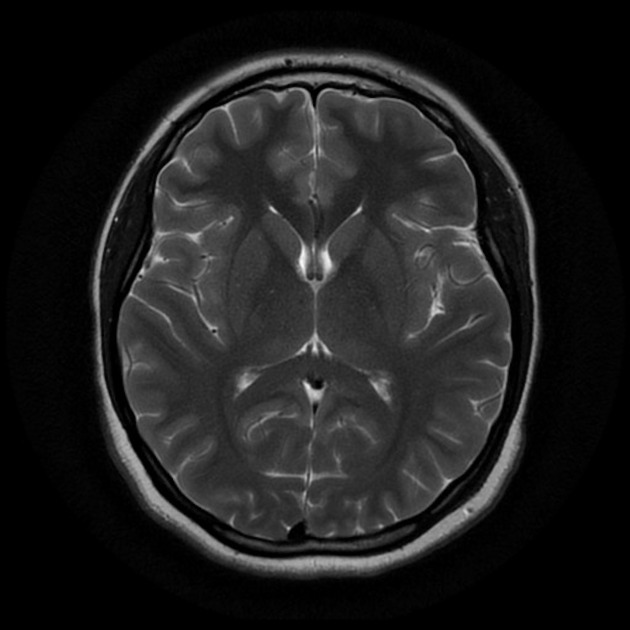
#> input picture brain_tumor_dataset/no/1 no.jpeg, 630 x 630 px, found by its file name; its folder holds 4 pictures in this run
$ jupyter execute --allow-errors 'Brain Tumor Detection.ipynb'   (shell and % lines are left out)
#> lines starting #> are read from the running program, lines starting #| are printed output that depends on the picture; after the words box and inside, x2 and y2 are one past the last pixel; in counts of white or black regions, pixels touching at a corner belong together; pictures that were not available may be replaced by others from this repository, and a replacement may not be noted
[cell 1]
from google.colab import drive
drive.mount('/content/drive')

[cell 2]
import warnings
warnings.filterwarnings('ignore')
import numpy as np
import matplotlib.pyplot as plt
import os
import math
import shutil
import glob
import cv2
import imutils
import seaborn as sns
from sklearn.utils import shuffle
from keras.preprocessing.image import ImageDataGenerator
from keras_preprocessing.image import load_img
from keras.layers import Conv2D, MaxPool2D, Dropout, Flatten, Dense, BatchNormalization, GlobalAveragePooling2D
from keras.models import Model, Sequential
from sklearn.metrics import accuracy_score, confusion_matrix
import keras

## **Data Loading**

[cell 3]
#Unzip data

[cell 4]
#Count images in the two folders: yes (Tumor) and no (Healthey)
root =  '/content/brain_tumor_dataset'
dict_img = {}
for dir in os.listdir(root):
  dict_img[dir] = len(os.listdir(os.path.join(root, dir)))
dict_img

So we have 155 Brain MRI images with a tumor and 98 healthey ones.

[cell 5]
#Plot some MRI images
plt.figure(figsize=(10, 10))
plt.subplot(2, 2, 1)
plt.imshow(load_img(os.path.join('yes', os.listdir('yes')[0])))
#> (this line was passed over: keras_preprocessing is not available in this run)
plt.title('yes')
plt.subplot(2, 2, 2)
#> (the rest of this cell did not finish here and is left out)

## **Image Augmentation**

As much as our training set contains more data, the model's accuracy will improve. Data augmentation is a technique used to increase the amount of data by adding slightly modified copies of already existing data.

[cell 6]
#Define a function for image augmentation
def augment_data(file_dir, n_generated_samples, save_to_dir):
    data_gen = ImageDataGenerator(rotation_range=10,
                                  width_shift_range=0.1,
                                  height_shift_range=0.1,
                                  shear_range=0.1,
                                  brightness_range=(0.3, 1.0),
                                  horizontal_flip=True,
                                  vertical_flip=True,
                                  fill_mode='nearest',
                                  rescale= 1/255
                                 )

    for filename in os.listdir(file_dir):
        image = cv2.imread(file_dir + '/' + filename)
        # reshape the image
        image = image.reshape((1,)+image.shape)
        save_prefix = 'aug_' + filename[:-4]
        i=0
        for batch in data_gen.flow(x=image, batch_size=1, save_to_dir=save_to_dir,save_prefix=save_prefix, save_format='jpg'):
                i += 1
                if i > n_generated_samples:
                    break

[cell 7]
#Create augmented images folders
#L = ['aug_train', 'aug_test', 'aug_val']
name = 'aug_data'
if not os.path.exists("./"+name):
  os.mkdir("./"+name)
  for dir in os.listdir(root):
    os.makedirs("./"+name+"/"+dir)
else:
  print(f"{name} Already exists")

[cell 8]
#Augment data for the examples with the label 'yes' in the training set
augment_data(file_dir='./brain_tumor_dataset/yes',n_generated_samples=8, save_to_dir='./aug_data/yes')
#> (the call stopped at in augment_data, `data_gen = ImageDataGenerator(rotation_range=10, width_shift_range=0.1..`: keras is not available in this run)
#Augment data for the examples with the label 'no' in the training set
augment_data(file_dir='./brain_tumor_dataset/no', n_generated_samples=12, save_to_dir='./aug_data/no')
#> (the call stopped at in augment_data, `data_gen = ImageDataGenerator(rotation_range=10, width_shift_range=0.1..`: keras is not available in this run)

## **Split data into train, validation and test sets**

[cell 9]
#Count images in the two folders: yes (Tumor) and no (Healthey) in the folder of augmented images
root =  '/content/aug_data'
dict_img = {}
for dir in os.listdir(root):
  dict_img[dir] = len(os.listdir(os.path.join(root, dir)))
dict_img

[cell 10]
#Define a function that creates new folders for the train, test and val sets and append random pictures to them based on the split percentage
def create_folders(name, perc):
  if not os.path.exists("./"+name):
    os.mkdir("./"+name)
    for dir in os.listdir(root):
      os.makedirs("./"+name+"/"+dir)
      for img in np.random.choice(a=os.listdir(os.path.join(root, dir)), size=(math.floor(perc*dict_img[dir])), replace=False):
        Src = os.path.join(root, dir, img)
        Dest = os.path.join("./"+name, dir)
        shutil.copy(Src, Dest)
        os.remove(Src)
  else:
    print(f"{name} Already exists")

[cell 11]
#Create the training set
create_folders('train', 0.7)

[cell 12]
#Create the test set
create_folders('test', 0.15)

[cell 13]
#Create the validation set
create_folders('val', 0.15)

[cell 14]
#Define a function that counts images in the folders: yes (Tumor) and no (Healthey)
def count_img(folder):
  dict_img = {}
  for dir in os.listdir(folder):
    dict_img[dir] = len(os.listdir(os.path.join(folder, dir)))
  return dict_img

[cell 15]
#Count images in the training set
count_img('train')

[cell 16]
#Count images in the test set
count_img('test')

[cell 17]
#Count images in the validation set
count_img('val')
#> in load_data, image is the input picture: shape (630, 630, 3); min 0, max 248, mean 29.7

[cell 18]
# [14 lines of commented-out code are left out]

[cell 19]
# #Augment data for the examples with the label 'yes' in the test set
# augment_data2(file_dir='./test/yes',n_generated_samples=8, save_to_dir='./aug_test/yes')
# #Augment data for the examples with the label 'no' in the training set
# augment_data2(file_dir='./test/no', n_generated_samples=12, save_to_dir='./aug_test/no')

[cell 20]
# #Augment data for the examples with the label 'yes' in the validation set
# augment_data2(file_dir='./val/yes',n_generated_samples=8, save_to_dir='./aug_val/yes')
# #Augment data for the examples with the label 'no' in the training set
# augment_data2(file_dir='./val/no', n_generated_samples=12, save_to_dir='./aug_val/no')

[cell 21]
# #Count images in the training set
# count_img('aug_train')

[cell 22]
# #Count images in the training set
# count_img('aug_test')

[cell 23]
# #Count images in the training set
# count_img('aug_val')

## **Image Preprocessing**

[cell 24]
#Define a function that crop tha brain contour
def crop_brain_contour(image, plot=False):

    #Convert the image to grayscale, and blur it slightly
#> called with plot = False
    gray = cv2.cvtColor(image, cv2.COLOR_BGR2GRAY)
    gray = cv2.GaussianBlur(gray, (5, 5), 0)

    thresh = cv2.threshold(gray, 45, 255, cv2.THRESH_BINARY)[1]
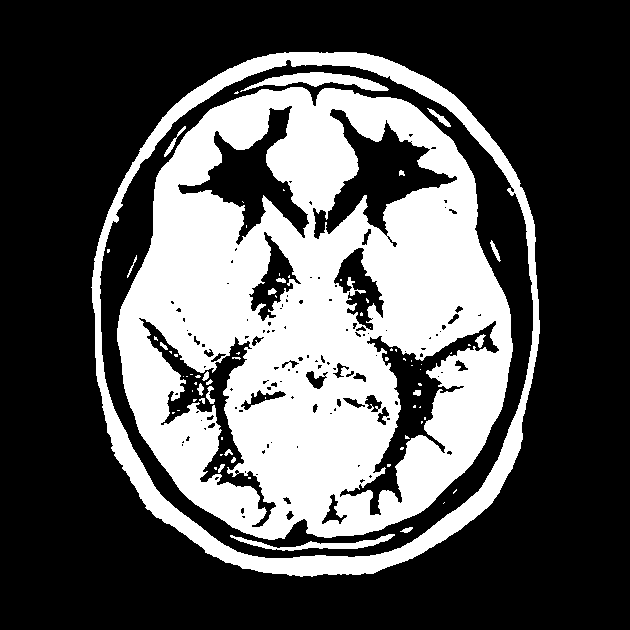
#> thresh: shape (630, 630); 33.9% white; 74 white regions (51 under 20 px), largest, box (x1, y1, x2, y2) and area: (117, 87, 513, 540) 111098, (91, 52, 540, 577) 19946, (240, 72, 389, 92) 1245
    thresh = cv2.erode(thresh, None, iterations=2)
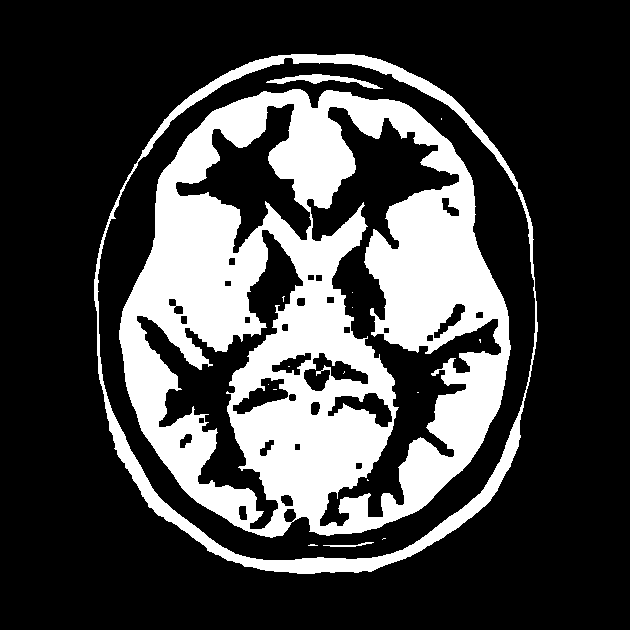
#> thresh: shape (630, 630); 26.4% white; 17 white regions (13 under 20 px), largest, box (x1, y1, x2, y2) and area: (119, 89, 511, 538) 91976, (94, 54, 538, 574) 12177, (266, 74, 383, 89) 576, (323, 542, 374, 547) 93
    thresh = cv2.dilate(thresh, None, iterations=2)
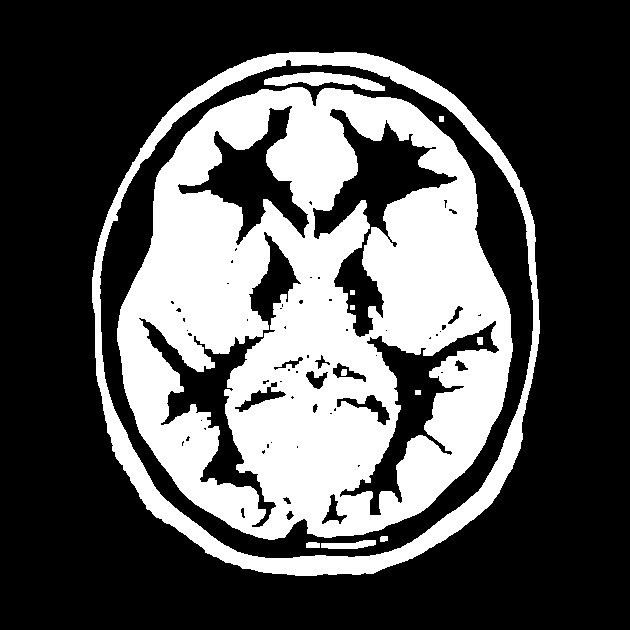
#> thresh: shape (630, 630); 32.9% white; 12 white regions

    #Find contours in thresholded image, then grab the largest one
    cnts = cv2.findContours(thresh.copy(), cv2.RETR_EXTERNAL, cv2.CHAIN_APPROX_SIMPLE)
#> cnts = 1 contour; box (x1, y1, x2, y2) and area: (92, 52, 540, 576) 190885
    cnts = imutils.grab_contours(cnts)
    c = max(cnts, key=cv2.contourArea)
#> c = contour of 648 points, box (x1, y1, x2, y2) (92, 52, 540, 576), area 190885

    #Extreme points
    extLeft = tuple(c[c[:, :, 0].argmin()][0])
#> extLeft = (92, 277)
    extRight = tuple(c[c[:, :, 0].argmax()][0])
#> extRight = (539, 333)
    extTop = tuple(c[c[:, :, 1].argmin()][0])
#> extTop = (289, 52)
    extBot = tuple(c[c[:, :, 1].argmax()][0])
#> extBot = (295, 575)

    #Crop new image out of the original image using the four extreme points (left, right, top, bottom)
    new_image = image[extTop[1]:extBot[1], extLeft[0]:extRight[0]]
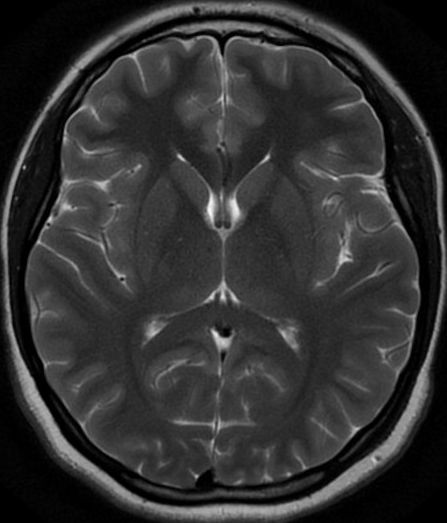
#> new_image: shape (523, 447, 3); min 0, max 248, mean 49.3

    if plot:
        plt.figure()
        plt.subplot(1, 2, 1)
        plt.imshow(image)
        plt.tick_params(axis='both', which='both', top=False, bottom=False, left=False, right=False,labelbottom=False, labeltop=False, labelleft=False, labelright=False)
        plt.title('Original Image')
        plt.subplot(1, 2, 2)
        plt.imshow(new_image)
        plt.tick_params(axis='both', which='both',top=False, bottom=False, left=False, right=False,labelbottom=False, labeltop=False, labelleft=False, labelright=False)
        plt.title('Cropped Image')
        plt.show()

    return new_image

[cell 25]
# #Example
# ex_img = cv2.imread('/content/drive/MyDrive/Brain Tumor Detection/N/030 (1).jpg')
# img = crop_brain_contour(ex_img, plot=True)

[cell 26]
#Define a function that load data
def load_data(dir_list, image_size):

    # load all images in a directory
    X = []
    y = []
    image_width, image_height = image_size

    for directory in dir_list:
        for filename in os.listdir(directory):
            image = cv2.imread(directory+'/'+filename)
            image = crop_brain_contour(image, plot=False)
            image = cv2.resize(image, dsize=(image_width, image_height), interpolation=cv2.INTER_CUBIC)
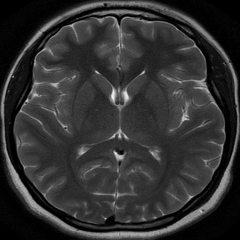
#> image: shape (240, 240, 3); min 0, max 249, mean 49.3
            # normalize values
            image = image / 255.
            # convert image to numpy array and append it to X
            X.append(image)
            # append a value of 1 to the target array if the image
            # is in the folder named 'yes', otherwise append 0.
            if directory[-3:] == 'yes':
                y.append([1])
            else:
                y.append([0])

    X = np.array(X)
    y = np.array(y)

    # Shuffle the data
    X, y = shuffle(X, y)

    print(f'Number of examples is: {len(X)}')
    print(f'X shape is: {X.shape}')
#| X shape is: (5, 240, 240, 3)
    print(f'y shape is: {y.shape}')
#| y shape is: (5, 1)

    return X, y

[cell 27]
#Load trainig data
IMG_WIDTH, IMG_HEIGHT = (240, 240)
X_train, y_train = load_data(['/content/train/yes', '/content/train/no'], (IMG_WIDTH, IMG_HEIGHT))

[cell 28]
#Define a function that plot images
def plot_sample_images(X, y, n=40):
#> called with X = array of shape (5, 240, 240, 3), y = array of shape (5, 1), n = 40
    for label in [0,1]:
        # grab the first n images with the corresponding y values equal to label
        images = X[np.argwhere(y == label)]
        n_images = images[:n]

        columns_n = 10
        rows_n = int(n/ columns_n)

        plt.figure(figsize=(10, 8))

        i = 1 # current plot
        for image in n_images:
            plt.subplot(rows_n, columns_n, i)
            plt.imshow(image[0])

            # remove ticks
            plt.tick_params(axis='both', which='both',
                            top=False, bottom=False, left=False, right=False,
                           labelbottom=False, labeltop=False, labelleft=False, labelright=False)

            i += 1

        label_to_str = lambda label: "Yes" if label == 1 else "No"
        plt.suptitle(f"Brain Tumor: {label_to_str(label)}")
        plt.show()
#> this loop made 2 passes
#> pass 1, in plot_sample_images, `plt.show()`:
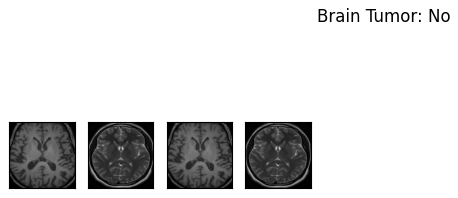
#> figure drawn by matplotlib, 4 panels

[cell 29]
#Plot samples from the training set
plot_sample_images(X_train, y_train)

We can notice that the noise has been deleted and some images look alike with some slight changes resulted from the data augmentation

[cell 30]
#Load test data
IMG_WIDTH, IMG_HEIGHT = (240, 240)
X_test, y_test = load_data(['/content/test/yes', '/content/test/no'], (IMG_WIDTH, IMG_HEIGHT))
#| X shape is: (5, 240, 240, 3)
#| y shape is: (5, 1)

[cell 31]
#Load validation data
IMG_WIDTH, IMG_HEIGHT = (240, 240)
X_val, y_val = load_data(['/content/val/yes', '/content/val/no'], (IMG_WIDTH, IMG_HEIGHT))
#| X shape is: (5, 240, 240, 3)
#| y shape is: (5, 1)

[cell 32]
#Plot samples from the validation set
plot_sample_images(X_val, y_val)
#> the loop in plot_sample_images (call 2), `for label in [0,1]:` made 2 passes
#> pass 1, in plot_sample_images (call 2), `plt.show()`:
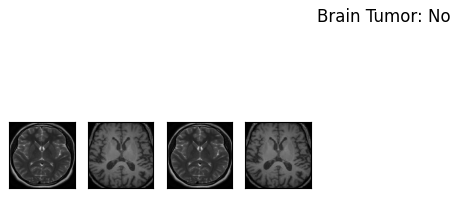
#> figure drawn by matplotlib, 4 panels
